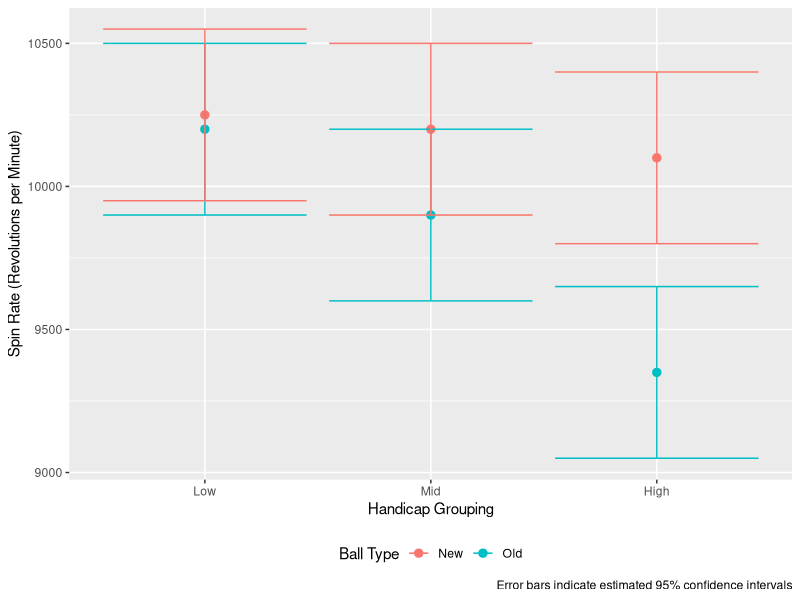

The R script that drew this image:
#------------------------------------------
# This script sets out to produce a graphic
# of the hypothesised relationship discussed
# in the assignment
#------------------------------------------

#--------------------------------------
# Author: Trent Henderson, 14 June 2021
#--------------------------------------

library(dplyr)
library(ggplot2)
library(Cairo)

# Simulate data

stderror <- 150

tmp <- data.frame(ball = c("Old", "New", "Old", "New", "Old", "New"),
                  handicap = c("Low", "Low", "Mid", "Mid", "High", "High"),
                  spinrate = c(10200,10250,9900,10200,9350,10100)) %>%
  mutate(handicap = factor(handicap, levels = c("Low", "Mid", "High"))) %>%
  mutate(lower = spinrate-(2*stderror),
         upper = spinrate+(2*stderror))

# Draw graphic

CairoPNG("olet5402/images/expectations.png", 600, 400)
p <- tmp %>%
  ggplot(aes(x = handicap, y = spinrate, colour = ball)) +
  geom_point(size = 2.5) +
  geom_errorbar(aes(ymin = lower, ymax = upper)) +
  labs(x = "Handicap Grouping",
       y = "Spin Rate (Revolutions per Minute)",
       colour = "Ball Type",
       caption = "Error bars indicate estimated 95% confidence intervals") +
  theme(legend.position = "bottom",
        legend.key = element_rect(fill = NA))
print(p)
dev.off()
